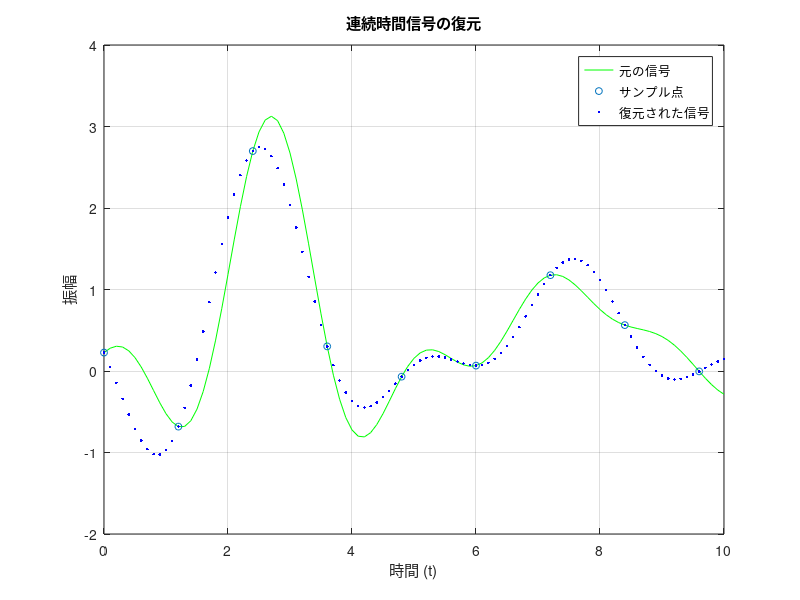

Write the MATLAB code that produced this figure.
clear, close all
% sincフィルタの定義
% sinc = @(t) sin(pi*t)./(pi*t + eps);
function y = sinc(x)
    y = ones(size(x));
    idx = x ~= 0;
    y(idx) = sin(pi*x(idx))./(pi*x(idx));
end

T2 = 1.2;
t_display = 0:0.1:10;
t_recover = -8:0.1:18;

x_c = @(t) 3*sinc(t-2.7) + sinc((t-7.5)/2);

t_sample = 0:T2:10;
x_sample = x_c(t_sample);

x_recover = zeros(size(t_recover));
for i = 1:length(t_recover)
    x_recover(i) = sum(x_sample .* sinc((t_recover(i) - t_sample)/T2));
end

% % プロット
% figure;
% plot(t_display, x_c(t_display), 'b-', 'LineWidth', 2);
% hold on;
% plot(t_sample, x_sample, 'ro', 'MarkerSize', 8);
% plot(t_recover, x_recover, 'b-', 'LineWidth', 1.5);
% xlim([0 10]);
% legend('元の信号', 'サンプル点', '復元された信号');
% % legend('元の信号','復元された信号');
% xlabel('時間 (t)');
% ylabel('振幅');
% title('連続時間信号の復元 (T_2 = 1.2)');
% grid on;
figure;
plot(t_display, x_c(t_display), 'g-');
hold on;
plot(t_sample, x_sample, 'o', 'MarkerSize', 5);
plot(t_recover, x_recover, 'b.');
xlim([0 10]);
legend('元の信号', 'サンプル点', '復元された信号');
% legend('元の信号','復元された信号');
xlabel('時間 (t)');
ylabel('振幅');
title('連続時間信号の復元');
grid on;
